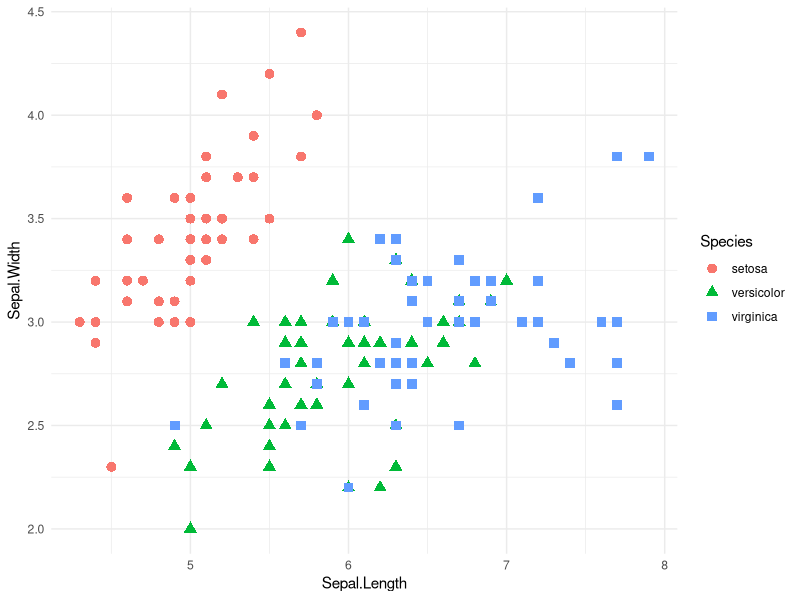
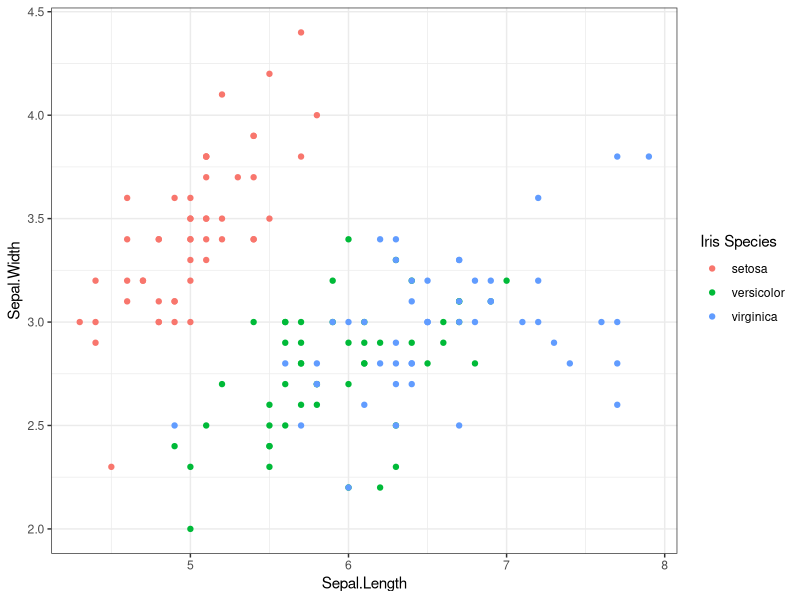
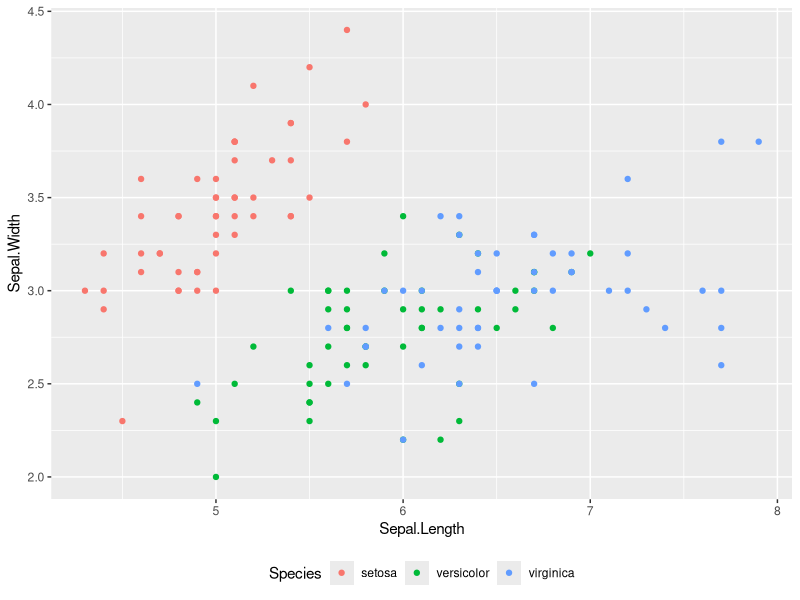
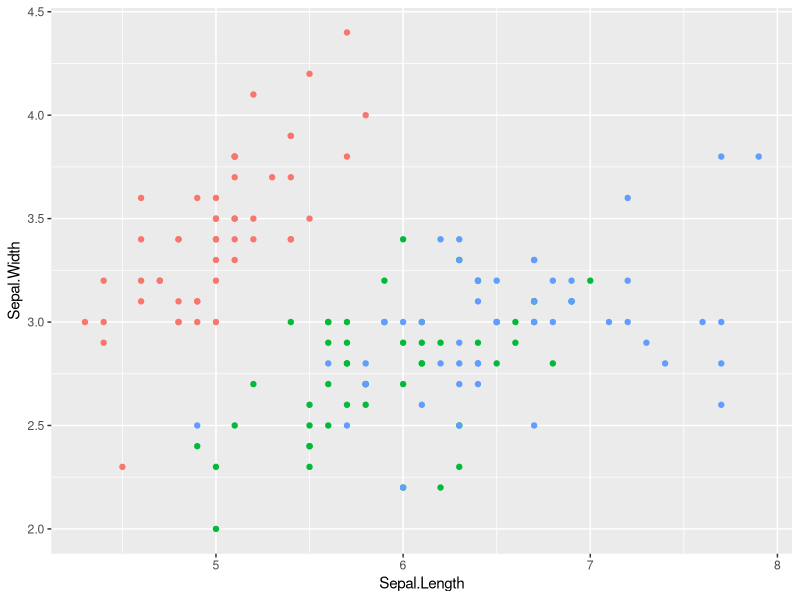

The R script that drew these images, in order:
## ---- chunk 1
library(tidyverse)
## ---- chunk 2
ggplot(iris, aes(x = Sepal.Length, y = Sepal.Width, color = Species, shape = Species)) +
  geom_point(size = 3) +
  theme_minimal()
## ---- chunk 3
ggplot(iris, aes(x = Sepal.Length, y = Sepal.Width, color = Species)) +
  geom_point() +
  labs(color = "Iris Species") +
  theme_bw()
## ---- chunk 4
ggplot(iris, aes(x = Sepal.Length, y = Sepal.Width, color = Species)) +
  geom_point() +
  theme(legend.position = "bottom") # Move to bottom
## ---- chunk 5
ggplot(iris, aes(x = Sepal.Length, y = Sepal.Width, color = Species)) +
  geom_point() +
  guides(color = "none")
